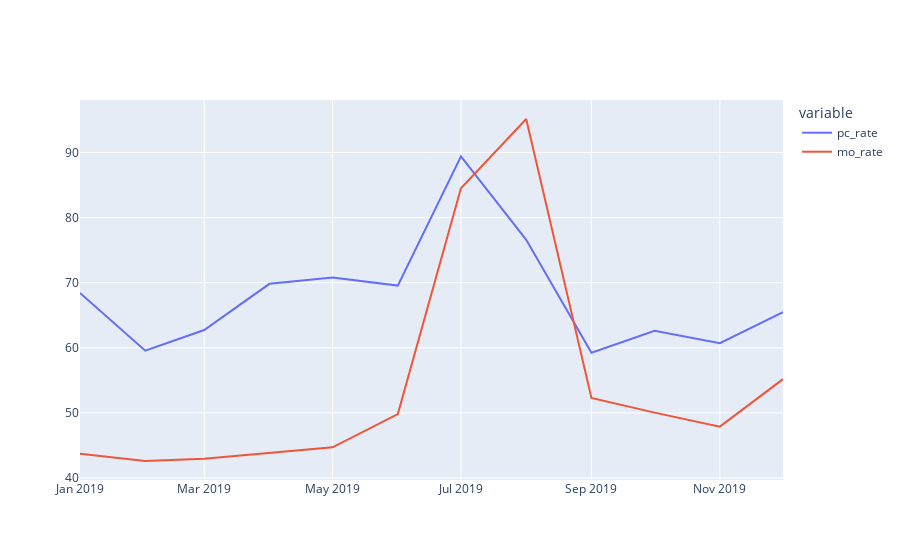

Notebook source saved alongside this figure:
### Code cell
fig2019 = px.line(data_frame=df2019, x = 'date', y = ['pc_rate', 'mo_rate'], title='검색 트렌드 2019')
fig2019.update_layout(title_text="", height = 600)
fig2019.update_xaxes(title_text ='')
fig2019.update_yaxes(title_text ='')
fig2019.show()

### Figure 1 — Plotly figure (JSON) as saved in the notebook; plotly's stock layout.template omitted (floating-point values rounded to 4 significant figures)
{"data": [{"hovertemplate": "variable=pc_rate<br>date=%{x}<br>value=%{y}<extra></extra>", "legendgroup": "pc_rate", "line": {"color": "#636efa", "dash": "solid"}, "marker": {"symbol": "circle"}, "mode": "lines", "name": "pc_rate", "orientation": "v", "showlegend": true, "type": "scatter", "x": ["2019-01-01T00:00:00", "2019-02-01T00:00:00", "2019-03-01T00:00:00", "2019-04-01T00:00:00", "2019-05-01T00:00:00", "2019-06-01T00:00:00", "2019-07-01T00:00:00", "2019-08-01T00:00:00", "2019-09-01T00:00:00", "2019-10-01T00:00:00", "2019-11-01T00:00:00", "2019-12-01T00:00:00"], "xaxis": "x", "y": [68.43, 59.57, 62.73, 69.83, 70.81, 69.56, 89.4, 76.6, 59.23, 62.61, 60.71, 65.49], "yaxis": "y"}, {"hovertemplate": "variable=mo_rate<br>date=%{x}<br>value=%{y}<extra></extra>", "legendgroup": "mo_rate", "line": {"color": "#EF553B", "dash": "solid"}, "marker": {"symbol": "circle"}, "mode": "lines", "name": "mo_rate", "orientation": "v", "showlegend": true, "type": "scatter", "x": ["2019-01-01T00:00:00", "2019-02-01T00:00:00", "2019-03-01T00:00:00", "2019-04-01T00:00:00", "2019-05-01T00:00:00", "2019-06-01T00:00:00", "2019-07-01T00:00:00", "2019-08-01T00:00:00", "2019-09-01T00:00:00", "2019-10-01T00:00:00", "2019-11-01T00:00:00", "2019-12-01T00:00:00"], "xaxis": "x", "y": [43.74, 42.62, 42.95, 43.81, 44.71, 49.82, 84.51, 95.14, 52.31, 50.04, 47.89, 55.19], "yaxis": "y"}], "layout": {"autosize": true, "legend": {"title": {"text": "variable"}, "tracegroupgap": 0}, "title": {"text": ""}, "xaxis": {"anchor": "y", "autorange": true, "domain": [0, 1], "range": ["2019-01-01", "2019-12-01"], "title": {"text": ""}, "type": "date"}, "yaxis": {"anchor": "x", "autorange": true, "domain": [0, 1], "range": [39.7, 98.06], "title": {"text": ""}, "type": "linear"}}}
